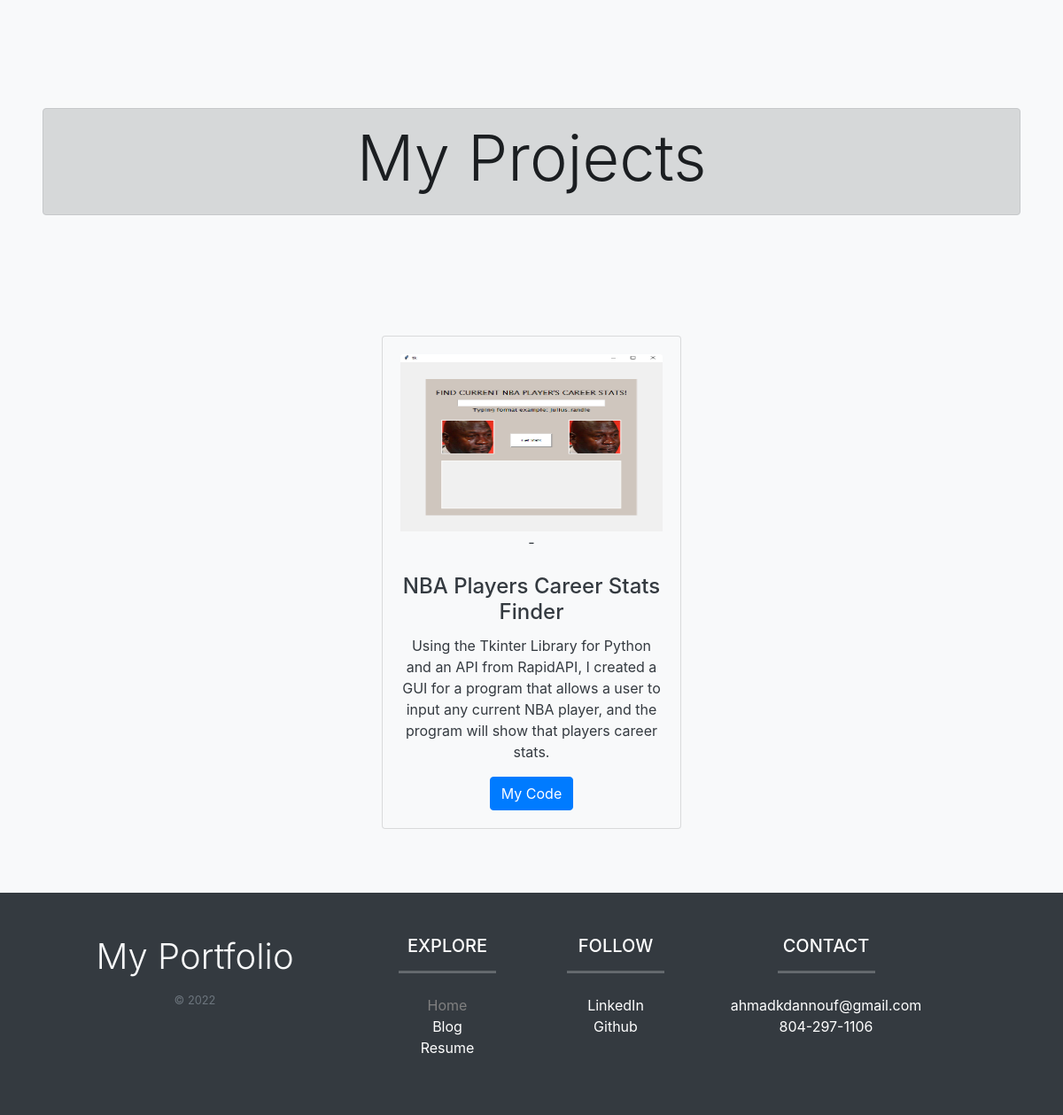
Before: / (lower part) with the older database file.
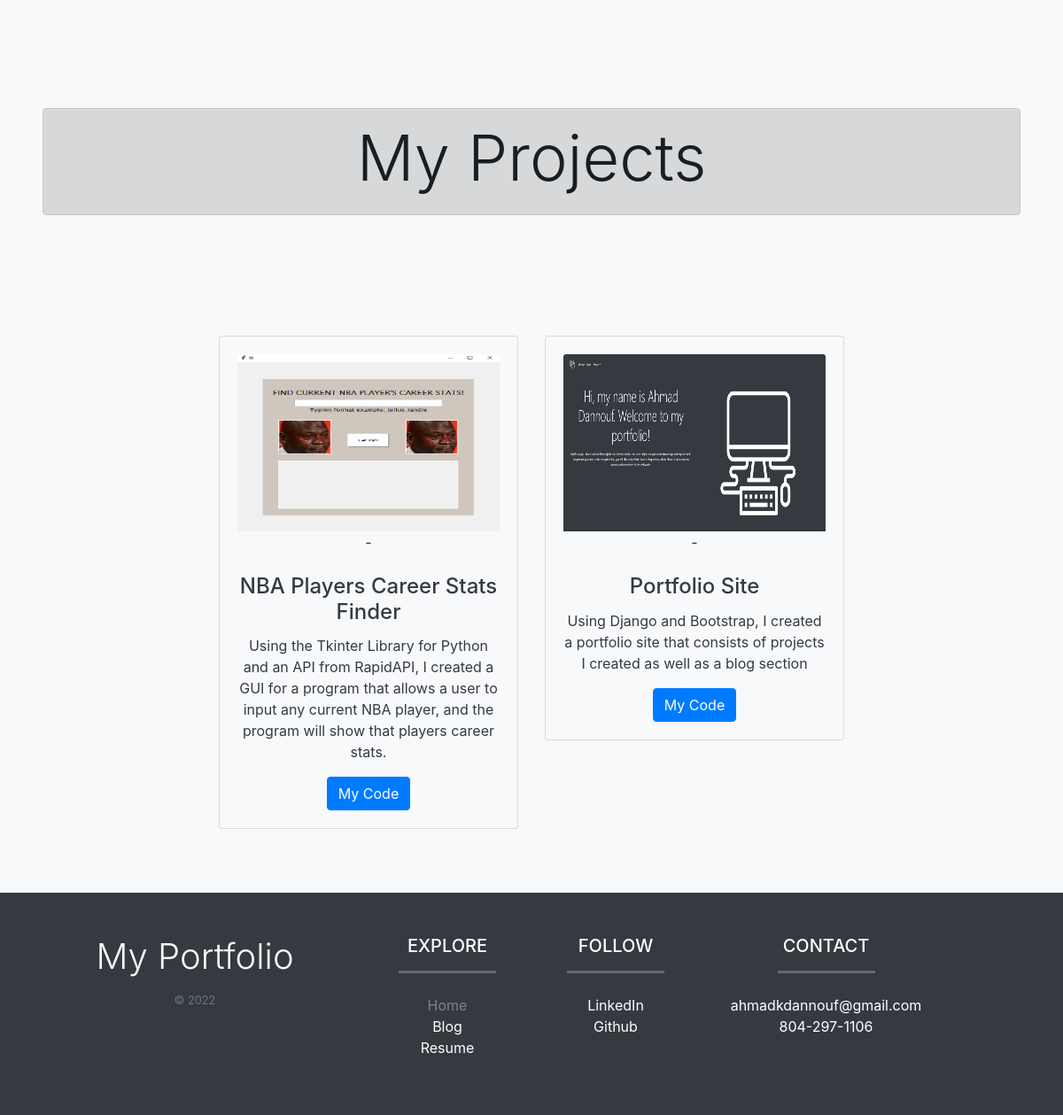
After: the same page with the newer database file.
### portfolio/models.py (models this page shows, shortened)
class Project(models.Model):
    title = models.CharField(max_length=100)
    description = models.CharField(max_length=300)
    image = models.ImageField(upload_to='portfolio/images/')
    url = models.URLField(blank=True)

### portfolio/views.py (the view)
# urls.py: 2. Add a URL to urlpatterns:  path('', views.home, name='home')
def home(request):
    projects = Project.objects.all()
    return render(request, 'portfolio/home.html', {'projects':projects})

### portfolio/templates/portfolio/home.html (shortened to what this page needs)
{% extends 'portfolio/base_template.html' %}
{% block content %}
{% load static %}
<!doctype html>
<html lang="en">
  <head>
    <link rel="stylesheet" href="https://stackpath.bootstrapcdn.com/bootstrap/4.5.2/css/bootstrap.min.css">
  </head>
</html>
<body>
    <section class="bg-light text-dark p-5 text-center">
        <br>
        <br>
        <br>
            <div>
                <div class="container alert alert-dark">
                    <h1 class="display-3">My Projects</h1>
                </div>
            </div>
        <br>
    </section>
    <section class="bg-light text-dark p-5 text-center">
        <div class="container">
            <div class="row justify-content-center">
                {% for project in projects %}
                <div class="col-md-4 mb-4">
                    <div class="card bg-light text-dark">
                        <div class="card-body text-center">
                        <img src="{{ project.image.url }}" class="card-img-top" height=200 width=80>-
                        <br>
                        <br>
                        <h4 class="card-title">{{ project.title }}</h4>
                        <p class="card-text">{{ project.description }}</p>
                        {% if project.url %}
                        <a href="{{ project.url }}" class="btn btn-primary">My Code</a>
                        {% endif %}
                        </div>
                    </div>
                </div>
            {% endfor %}
        </div>
    </div>
    </section>
    <footer class="page-footer w-100 py-4 flex-shrink-0 bg-dark text-light">
        <div class="container text-center py-4 pb-0">
            <div class="row gy-5 gx-5">
                <div class="col-lg-4 col-md-6">
                    <p class="display-6">My Portfolio</p>
                    <p class="small text-muted mb-0">&copy; 2022</p>
                </div>
            <div class="col-lg-2 col-md-6">
                <h5 class="text-white mb-3">EXPLORE</h5>
                <hr class="bg-light mb-4 mt-0 d-incline-block" style="margin: auto; width: 110px; height:2px">
                <ul class="list-unstyled text-muted">
                    <li><a style="color: gray" href="{% url 'home' %}">Home</a></li>
                    <li><a style="color: white" href="{% url 'blog:blogs' %}">Blog</a></li>
                    <li><a style="color: white" href="{% static 'portfolio/resume.pdf' %}"target="_blank">Resume</a></li>
                </ul>
            </div>
            <div class="col-lg-2 col-md-6">
                <h5 class="text-white mb-3">FOLLOW</h5>
                <hr class="bg-light mb-4 mt-0 d-incline-block" style="margin: auto; width: 110px; height:2px">
                <ul class="list-unstyled text-muted">
                    <li><a style="color: white" href="https://www.linkedin.com/in/ahmad-dannouf-7572521b4/" target="_blank">LinkedIn</a></li>
                    <li><a style="color: white" href="https://github.com/ahmadkdannouf" target="_blank">Github</a></li>
                </ul>
            </div>
            <div class="col-lg-3 col-md-6 align-items-center">
                <h5 class="text-white mb-3">CONTACT</h5>
                <hr class="bg-light mb-4 mt-0 d-incline-block" style="margin: auto; width: 110px; height:2px">
                <ul class="list-unstyled align-items-center text-muted">
                    <li><a style="color: white">ahmadkdannouf@gmail.com</a></li>
                    <li><a style="color: white">804-297-1106</a></li>
                </ul>
            </div>
            </div>
        </div>
    </footer>
</body>
{% endblock %}

### portfolio/templates/portfolio/base_template.html (shortened to what this page needs)
<!doctype html>
<html lang="en">
  <head>
    <link href="https://cdn.jsdelivr.net/npm/bootstrap@5.1.3/dist/css/bootstrap.min.css" rel="stylesheet">
  </head>
  <body>
    {% load static %}
      {% block content %}{% endblock %}
  </body>
</html>

Changed rows visible on the page:
added Project: image (picture), title "Portfolio Site", description "Using Django and Bootstrap, I created a portfolio site that consists of projects I created as well as a blog section"
